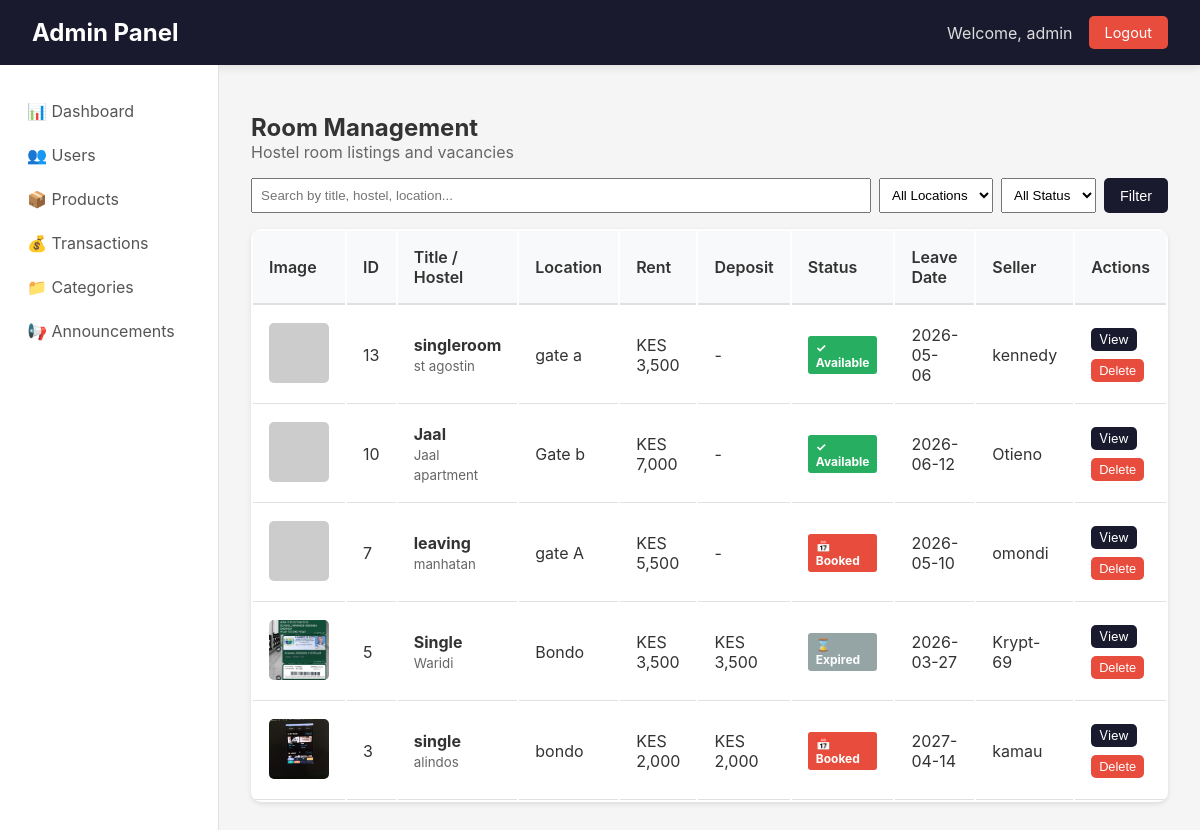
The app's page /admin/rooms (signed in), older data.
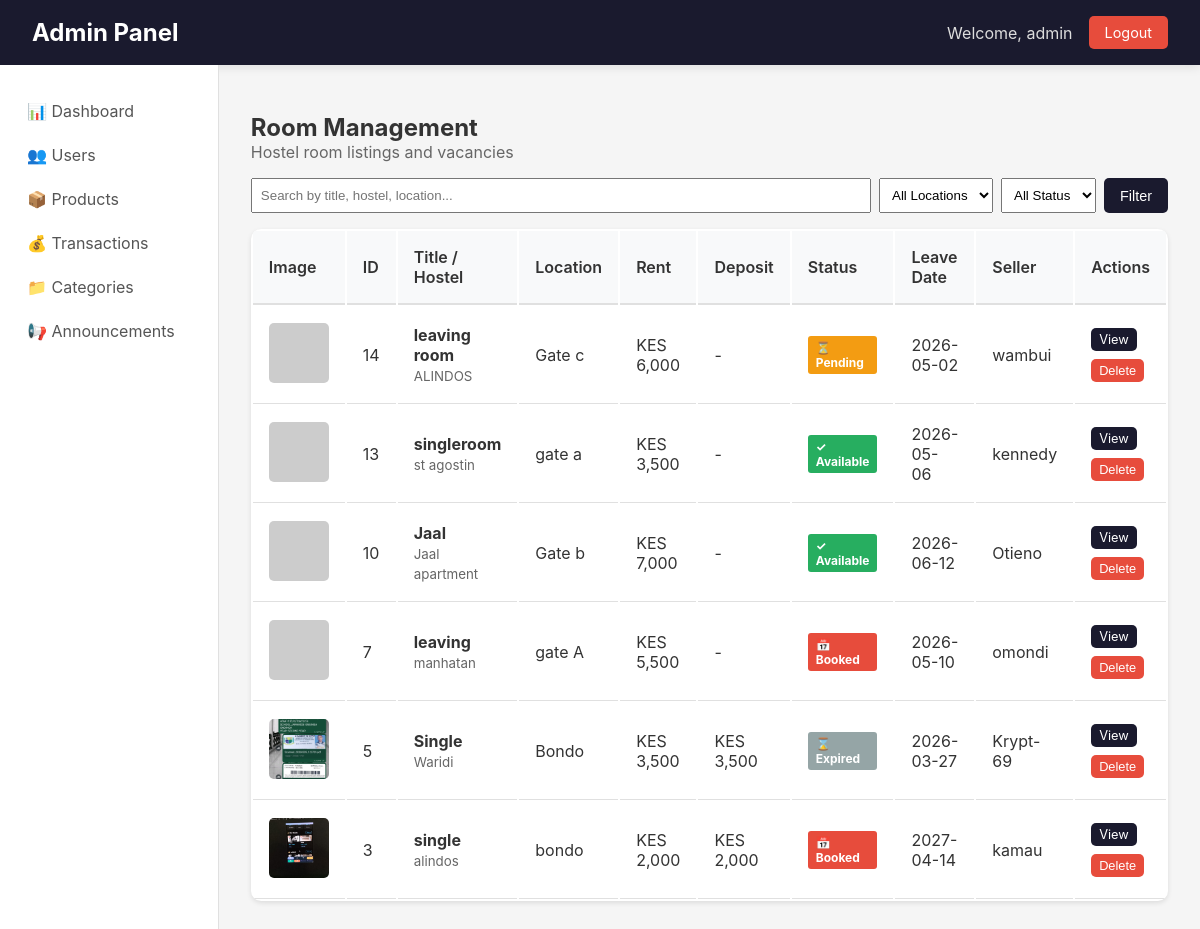
The same page, newer data.
### app/models.py (models this page shows, shortened)
class User(UserMixin, db.Model):
    __tablename__ = 'users'
    id = db.Column(db.Integer, primary_key=True)
    username = db.Column(db.String(80), unique=True, nullable=False)
    email = db.Column(db.String(120), unique=True, nullable=False)
    password_hash = db.Column(db.String(128))
    phone = db.Column(db.String(20))
    created_at = db.Column(db.DateTime, default=datetime.utcnow)
    google_id = db.Column(db.String(100), unique=True, nullable=True)
    profile_picture = db.Column(db.String(500), nullable=True)
    products = db.relationship('Product',
        foreign_keys='Product.seller_id',
        back_populates='seller',
        lazy=True
    )
    payments = db.relationship('Payment',
        back_populates='payment_user',
        lazy=True
    )
    phone_number = db.Column(db.String(20))
    campus_location = db.Column(db.String(100))
    hostel_name = db.Column(db.String(100))
    hostel_room = db.Column(db.String(20))
    whatsapp_number = db.Column(db.String(20))
    show_contact_details = db.Column(db.Boolean, default=True)
    contact_preference = db.Column(db.String(20), default='whatsapp')
    is_admin = db.Column(db.Boolean, default=False)
    conversations_as_buyer = db.relationship('Chat',
        foreign_keys='Chat.buyer_id',
        back_populates='buyer',
        lazy=True,
        cascade='all, delete-orphan'
    )
    conversations_as_seller = db.relationship('Chat',
        foreign_keys='Chat.seller_id',
        back_populates='seller',
        lazy=True,
        cascade='all, delete-orphan'
    )
    sent_messages = db.relationship('Message',
        foreign_keys='Message.sender_id',
        back_populates='sender',
        lazy=True,
        cascade='all, delete-orphan'
    )
    sent_offers = db.relationship('Offer',
        foreign_keys='Offer.buyer_id',
        back_populates='offer_buyer',
        lazy=True
    )
    received_offers = db.relationship('Offer',
        foreign_keys='Offer.seller_id',
        back_populates='offer_seller',
        lazy=True
    )

class Product(db.Model):
    __tablename__ = 'products'
    id = db.Column(db.Integer, primary_key=True)
    title = db.Column(db.String(100), nullable=False)
    description = db.Column(db.Text)
    price = db.Column(db.Float, nullable=False)
    condition = db.Column(db.String(20))
    contact_info = db.Column(db.Text)
    is_fast_moving = db.Column(db.Boolean, default=False)
    is_active = db.Column(db.Boolean, default=True)
    is_sold = db.Column(db.Boolean, default=False)
    Token = db.Column(db.Float, nullable=False)
    category_id = db.Column(db.Integer, db.ForeignKey('categories.id'), nullable=False)
    seller_id = db.Column(db.Integer, db.ForeignKey('users.id'), nullable=False)
    image_group_id = db.Column(db.Integer, db.ForeignKey('product_image_groups.id'), nullable=True)
    created_at = db.Column(db.DateTime, default=datetime.utcnow)
    updated_at = db.Column(db.DateTime, default=datetime.utcnow, onupdate=datetime.utcnow)
    hostel_name = db.Column(db.String(100), nullable=False, default='')
    location = db.Column(db.String(100), nullable=False, default='')
    leave_date = db.Column(db.DateTime, nullable=False, default=datetime.utcnow)
    room_type = db.Column(db.String(20), default='single')
    deposit = db.Column(db.Float, default=0)
    commission_percentage = db.Column(db.Float, default=0)
    is_commission_listing = db.Column(db.Boolean, default=False)
    status = db.Column(db.String(20), default='available')
    agreement_user_id = db.Column(db.Integer, db.ForeignKey('users.id'), nullable=True)
    agreement_expires_at = db.Column(db.DateTime, nullable=True)
    booked_at = db.Column(db.DateTime, nullable=True)
    total_unlocks = db.Column(db.Integer, default=0)
    last_interest_update = db.Column(db.DateTime, default=datetime.utcnow)
    payments = db.relationship('Payment', back_populates='product', lazy=True, cascade="all, delete-orphan")
    chats = db.relationship('Chat', back_populates='product', lazy=True, cascade='all, delete-orphan')
    offers = db.relationship('Offer', back_populates='product', lazy=True, cascade='all, delete-orphan')
    unlocks = db.relationship(
    'ProductUnlock',
    back_populates='product',
    cascade='all, delete-orphan'
)
    notifications = db.relationship(
    'Notification',
    back_populates='product',
    cascade='all, delete-orphan'
)
    agreement_user = db.relationship('User', foreign_keys=[agreement_user_id])
    category = db.relationship('Category', back_populates='products')
    seller = db.relationship('User', foreign_keys=[seller_id], back_populates='products')
    image_group = db.relationship('ProductImageGroup', back_populates='product')

class ProductImage(db.Model):
    __tablename__ = 'product_images'
    id = db.Column(db.Integer, primary_key=True)
    filename = db.Column(db.String(255), nullable=False)
    filepath = db.Column(db.String(500), nullable=False)
    uploaded_at = db.Column(db.DateTime, default=datetime.utcnow)
    group_id = db.Column(db.Integer, db.ForeignKey('product_image_groups.id'))
    group = db.relationship('ProductImageGroup', back_populates='images')

### app/admin/routes.py (the view)
@admin_bp.route('/rooms')
@login_required
@admin_required
def rooms():
    page = request.args.get('page', 1, type=int)
    search = request.args.get('search', '')
    status = request.args.get('status', 'all')
    location = request.args.get('location', '')
    query = Product.query.filter(
        Product.hostel_name != '',
        Product.hostel_name.isnot(None)
    )
    if search:
        query = query.filter(
            (Product.title.ilike(f'%{search}%')) |
            (Product.hostel_name.ilike(f'%{search}%')) |
            (Product.location.ilike(f'%{search}%'))
        )
    if location:
        query = query.filter(Product.location.ilike(f'%{location}%'))
    if status == 'available':
        query = query.filter(Product.status == 'available', Product.is_active == True)
    elif status == 'pending':
        query = query.filter(Product.status == 'pending')
    elif status == 'booked':
        query = query.filter(Product.status == 'booked')
    elif status == 'expired':
        query = query.filter(Product.status == 'expired')
    elif status == 'inactive':
        query = query.filter(Product.is_active == False)
    rooms = query.order_by(Product.created_at.desc()).paginate(page=page, per_page=20, error_out=False)
    locations = db.session.query(Product.location).filter(
        Product.hostel_name != '',
        Product.location != ''
    ).distinct().all()
    locations = [loc[0] for loc in locations if loc[0]]
    return render_template('admin/rooms.html', rooms=rooms, search=search, status=status, location=location, locations=locations)

### app/admin/routes.py (called while the page is built)
def admin_required(f):
    @wraps(f)
    def decorated_function(*args, **kwargs):
        if not current_user.is_authenticated:
            flash('Please login to access admin area.', 'warning')
            return redirect(url_for('auth.login'))
        if not current_user.is_admin:
            flash('Admin access required.', 'error')
            return redirect(url_for('main.index'))
        return f(*args, **kwargs)
    return decorated_function

### app/models.py (called while the page is built)
@login_manager.user_loader
def load_user(user_id):
    return User.query.get(int(user_id))

### app/templates/admin/rooms.html (shortened to what this page needs)
{% extends "admin/base.html" %}
{% block content %}
<h2>Room Management</h2>
<p style="color: #666; margin-bottom: 1rem;">Hostel room listings and vacancies</p>
<div style="margin-bottom: 1rem;">
    <form method="GET" style="display: flex; gap: 0.5rem; flex-wrap: wrap;">
        <input type="text" name="search" placeholder="Search by title, hostel, location..." value="{{ search }}" style="flex: 2; padding: 0.5rem;">
        <select name="location" style="padding: 0.5rem;">
            <option value="">All Locations</option>
        </select>
        <select name="status" style="padding: 0.5rem;">
            <option value="all" {% if status == 'all' %}selected{% endif %}>All Status</option>
        </select>
        <button type="submit" class="btn btn-primary">Filter</button>
    </form>
</div>
<table class="data-table">
    <thead>
        <tr>
            <th>Image</th>
            <th>ID</th>
            <th>Title / Hostel</th>
            <th>Location</th>
            <th>Rent</th>
            <th>Deposit</th>
            <th>Status</th>
            <th>Leave Date</th>
            <th>Seller</th>
            <th>Actions</th>
        </tr>
    </thead>
    <tbody>
        {% for room in rooms.items %}
        <tr>
            <td>
                {% if room.image_group and room.image_group.images %}
                    <img src="{{ url_for('static', filename='uploads/product_images/' + room.image_group.images[0].filename) }}"
                         class="room-image"
                         alt="{{ room.title }}"
                         onerror="this.onerror=null; this.src='https://via.placeholder.com/60?text=No+Image'">
                {% else %}
                    <div style="width: 60px; height: 60px; background: #f0f0f0; display: flex; align-items: center; justify-content: center; border-radius: 5px;">🏠</div>
                {% endif %}
            </td>
            <td>{{ room.id }}</td>
            <td>
                <strong>{{ room.title[:35] }}</strong><br>
                <small style="color: #666;">{{ room.hostel_name }}</small>
            </td>
            <td>{{ room.location }}</td>
            <td>KES {{ "{:,.0f}".format(room.price) }}</td>
            <td>{% if room.deposit > 0 %}KES {{ "{:,.0f}".format(room.deposit) }}{% else %}-{% endif %}</td>
            <td>
                <span class="status-badge status-{{ room.status }}">
                    {% if room.status == 'available' %}✓ Available
                    {% elif room.status == 'pending' %}⏳ Pending
                    {% elif room.status == 'booked' %}📅 Booked
                    {% elif room.status == 'expired' %}⌛ Expired
                    {% else %}❌ Inactive{% endif %}
                </span>
            </td>
            <td>{{ room.leave_date.strftime('%Y-%m-%d') if room.leave_date else '-' }}</td>
            <td>{{ room.seller.username if room.seller else 'N/A' }}</td>
            <td>
                <div style="display: flex; gap: 0.5rem; flex-wrap: wrap;">
                    <a href="{{ url_for('admin.room_detail', room_id=room.id) }}" class="btn btn-sm btn-primary">View</a>
                    <form method="POST" action="{{ url_for('admin.delete_room', room_id=room.id) }}"
                          onsubmit="return confirm('Delete this room listing? This cannot be undone.');"
                          style="display: inline;">
                        <button type="submit" class="btn btn-sm btn-danger">Delete</button>
                    </form>
                </div>
            </td>
        </tr>
        {% endfor %}
    </tbody>
</table>
{% endblock %}

### app/templates/admin/base.html (shortened to what this page needs)
<!DOCTYPE html>
<html lang="en">
<head>
</head>
<body>
    <header class="admin-header">
        <h1><a href="{{ url_for('admin.dashboard') }}">Admin Panel</a></h1>
        <div class="admin-user">
            <span>Welcome, {{ current_user.username }}</span>
            <a href="{{ url_for('auth.logout') }}" class="logout-btn">Logout</a>
        </div>
    </header>
    <div class="admin-container">
        <nav class="admin-sidebar">
            <a href="{{ url_for('admin.dashboard') }}" class="{% if request.endpoint == 'admin.dashboard' %}active{% endif %}">
                📊 Dashboard
            </a>
            <a href="{{ url_for('admin.users') }}" class="{% if request.endpoint == 'admin.users' or request.endpoint == 'admin.user_detail' %}active{% endif %}">
                👥 Users
            </a>
            <a href="{{ url_for('admin.products') }}" class="{% if request.endpoint == 'admin.products' %}active{% endif %}">
                📦 Products
            </a>
            <a href="{{ url_for('admin.transactions') }}" class="{% if request.endpoint == 'admin.transactions' %}active{% endif %}">
                💰 Transactions
            </a>
            <a href="{{ url_for('admin.categories') }}" class="{% if request.endpoint == 'admin.categories' %}active{% endif %}">
                📁 Categories
            </a>
            <a href="{{ url_for('announcements.admin') }}" class="{% if request.endpoint == 'announcements.admin' %}active{% endif %}">
    📢 Announcements
</a>
        </nav>
        <main class="admin-content">
            {% block content %}{% endblock %}
        </main>
    </div>
</body>
</html>

### app/templates/admin/base.html (style rules this page uses)
* { margin: 0; padding: 0; box-sizing: border-box; }
body { font-family: -apple-system, BlinkMacSystemFont, 'Segoe UI', Roboto, 'Helvetica Neue', Arial, sans-serif; background: #f5f5f5; color: #333; }
.admin-header { background: #1a1a2e; color: white; padding: 1rem 2rem; display: flex; justify-content: space-between; align-items: center; box-shadow: 0 2px 10px rgba(0,0,0,0.1); }
.admin-header h1 { font-size: 1.5rem; }
.admin-header h1 a { color: white; text-decoration: none; }
.admin-user { display: flex; align-items: center; gap: 1rem; }
.admin-user span { color: #ddd; }
.logout-btn { background: #e74c3c; color: white; padding: 0.5rem 1rem; text-decoration: none; border-radius: 5px; font-size: 0.9rem; }
.admin-container { display: flex; min-height: calc(100vh - 64px); }
.admin-sidebar { width: 250px; background: white; border-right: 1px solid #e0e0e0; padding: 1.5rem 0; }
.admin-sidebar a { display: block; padding: 0.75rem 1.5rem; color: #555; text-decoration: none; transition: all 0.3s; border-left: 3px solid transparent; }
.admin-content { flex: 1; padding: 2rem; }
.data-table { background: white; border-radius: 10px; overflow: hidden; box-shadow: 0 2px 5px rgba(0,0,0,0.1); width: 100%; }
.data-table th { background: #f8f9fa; padding: 1rem; text-align: left; font-weight: 600; border-bottom: 2px solid #e0e0e0; }
.data-table td { padding: 1rem; border-bottom: 1px solid #e0e0e0; }
.btn { padding: 0.5rem 1rem; border: none; border-radius: 5px; cursor: pointer; font-size: 0.9rem; text-decoration: none; display: inline-block; }
.btn-sm { padding: 0.25rem 0.5rem; font-size: 0.8rem; }
.btn-primary { background: #1a1a2e; color: white; }
.btn-danger { background: #e74c3c; color: white; }

### app/templates/admin/rooms.html (style rules this page uses)
.room-image { width: 60px; height: 60px; object-fit: cover; border-radius: 5px; }
.status-badge { display: inline-block; padding: 0.25rem 0.5rem; border-radius: 3px; font-size: 0.75rem; font-weight: bold; }
.status-available { background: #27ae60; color: white; }
.status-pending { background: #f39c12; color: white; }
.status-booked { background: #e74c3c; color: white; }
.status-expired { background: #95a5a6; color: white; }

Row changes from the older to the newer data that the page shows:
added Product: id "14", title "leaving room", hostel_name "ALINDOS", location "Gate c", price "6,000", status "⏳ Pending", leave_date "2026-05-02", seller "wambui"
